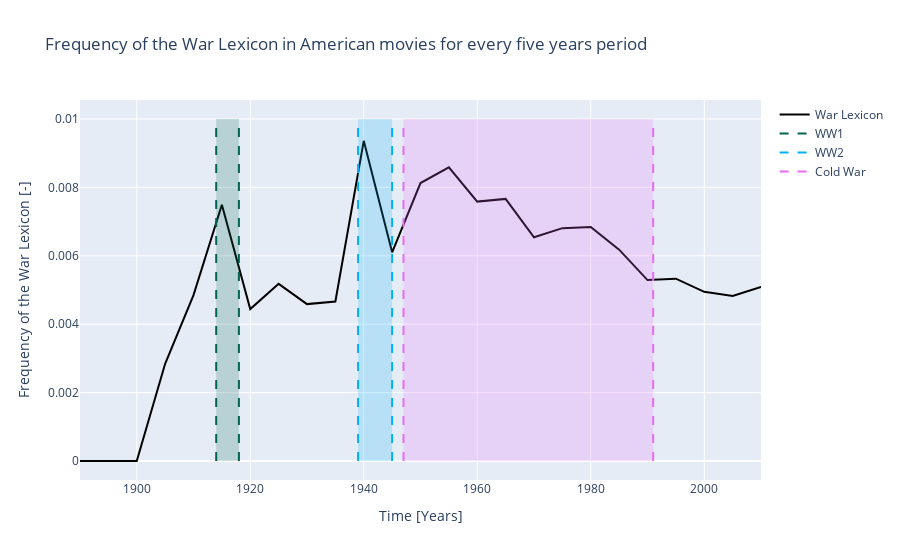

The notebook cell saved with this chart:
### Markdown cell above
Plot for the USA

### Code cell
fig = go.Figure()
fig.add_trace(go.Scatter(x=category_freq_by_decade_usa.index, y=category_freq_by_decade_usa['War Lexicon'], name='War Lexicon', line=dict(color='black')))
fig.add_trace(go.Scatter(x=[1914, 1918], y=[0.010, 0.010], fill='tozeroy', mode='none', fillcolor='rgba(0,100,80,0.2)', showlegend=False))
fig.add_trace(go.Scatter(x=[1939, 1945], y=[0.010, 0.010], fill='tozeroy', mode='none', fillcolor='rgba(0,176,246,0.2)', showlegend=False))
fig.add_trace(go.Scatter(x=[1947, 1991], y=[0.010, 0.010], fill='tozeroy', mode='none', fillcolor='rgba(231,107,243,0.2)', showlegend=False))
fig.add_trace(go.Scatter(x=[1914, 1914], y=[0.00, 0.010], mode='lines', line=dict(color='rgb(0,100,80)', dash='dash'), name='WW1'))
fig.add_trace(go.Scatter(x=[1918, 1918], y=[0.00, 0.010], mode='lines', line=dict(color='rgb(0,100,80)', dash='dash'), showlegend=False))
fig.add_trace(go.Scatter(x=[1939, 1939], y=[0.000, 0.010], mode='lines', line=dict(color='rgb(0,176,246)', dash='dash'), name='WW2'))
fig.add_trace(go.Scatter(x=[1945, 1945], y=[0.000, 0.010], mode='lines', line=dict(color='rgb(0,176,246)', dash='dash'), showlegend=False))
fig.add_trace(go.Scatter(x=[1947, 1947], y=[0.000, 0.010], mode='lines', line=dict(color='rgb(231,107,243)', dash='dash'), name='Cold War'))
fig.add_trace(go.Scatter(x=[1991, 1991], y=[0.000, 0.010], mode='lines', line=dict(color='rgb(231,107,243)', dash='dash'), showlegend=False))
fig.update_layout(title='Frequency of the War Lexicon in American movies for every five years period',
                   xaxis_title='Time [Years]',
                   yaxis_title='Frequency of the War Lexicon [-]',
                   xaxis=dict(
        tickmode = 'array',
        ticktext = ['1914', '1918', '1939', '1945', '1947', '1991']
    ))

### Figure 1 — Plotly figure (JSON) as saved in the notebook; plotly's stock layout.template omitted (floating-point values rounded to 4 significant figures)
{"data": [{"line": {"color": "black"}, "name": "War Lexicon", "type": "scatter", "x": [1890, 1895, 1900, 1905, 1910, 1915, 1920, 1925, 1930, 1935, 1940, 1945, 1950, 1955, 1960, 1965, 1970, 1975, 1980, 1985, 1990, 1995, 2000, 2005, 2010], "y": [0, 0, 0, 0.002841, 0.004852, 0.007495, 0.004443, 0.00518, 0.004587, 0.004663, 0.009362, 0.006102, 0.008128, 0.008586, 0.007584, 0.007664, 0.006542, 0.006808, 0.006845, 0.006179, 0.005291, 0.005332, 0.004946, 0.004825, 0.005093]}, {"fill": "tozeroy", "fillcolor": "rgba(0,100,80,0.2)", "mode": "none", "showlegend": false, "type": "scatter", "x": [1914, 1918], "y": [0.01, 0.01]}, {"fill": "tozeroy", "fillcolor": "rgba(0,176,246,0.2)", "mode": "none", "showlegend": false, "type": "scatter", "x": [1939, 1945], "y": [0.01, 0.01]}, {"fill": "tozeroy", "fillcolor": "rgba(231,107,243,0.2)", "mode": "none", "showlegend": false, "type": "scatter", "x": [1947, 1991], "y": [0.01, 0.01]}, {"line": {"color": "rgb(0,100,80)", "dash": "dash"}, "mode": "lines", "name": "WW1", "type": "scatter", "x": [1914, 1914], "y": [0, 0.01]}, {"line": {"color": "rgb(0,100,80)", "dash": "dash"}, "mode": "lines", "showlegend": false, "type": "scatter", "x": [1918, 1918], "y": [0, 0.01]}, {"line": {"color": "rgb(0,176,246)", "dash": "dash"}, "mode": "lines", "name": "WW2", "type": "scatter", "x": [1939, 1939], "y": [0, 0.01]}, {"line": {"color": "rgb(0,176,246)", "dash": "dash"}, "mode": "lines", "showlegend": false, "type": "scatter", "x": [1945, 1945], "y": [0, 0.01]}, {"line": {"color": "rgb(231,107,243)", "dash": "dash"}, "mode": "lines", "name": "Cold War", "type": "scatter", "x": [1947, 1947], "y": [0, 0.01]}, {"line": {"color": "rgb(231,107,243)", "dash": "dash"}, "mode": "lines", "showlegend": false, "type": "scatter", "x": [1991, 1991], "y": [0, 0.01]}], "layout": {"title": {"text": "Frequency of the War Lexicon in American movies for every five years period"}, "xaxis": {"tickmode": "array", "ticktext": ["1914", "1918", "1939", "1945", "1947", "1991"], "title": {"text": "Time [Years]"}}, "yaxis": {"title": {"text": "Frequency of the War Lexicon [-]"}}}}
